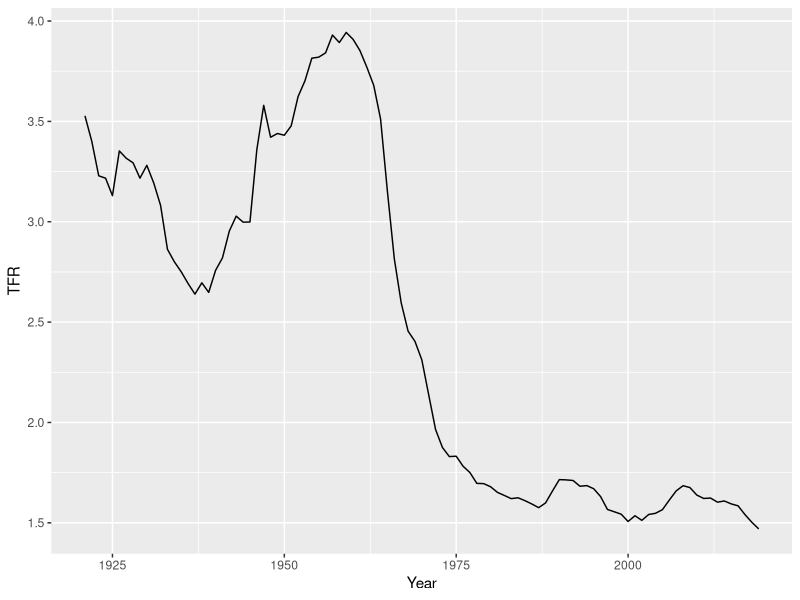
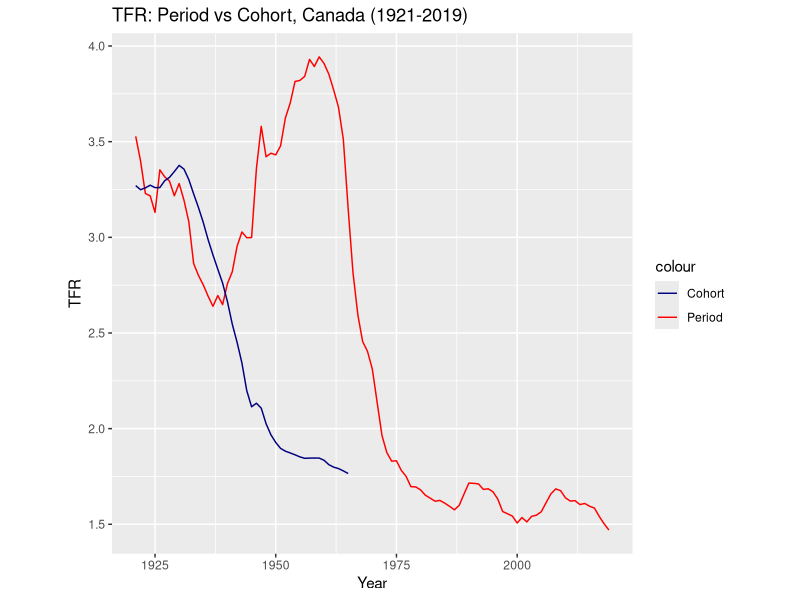
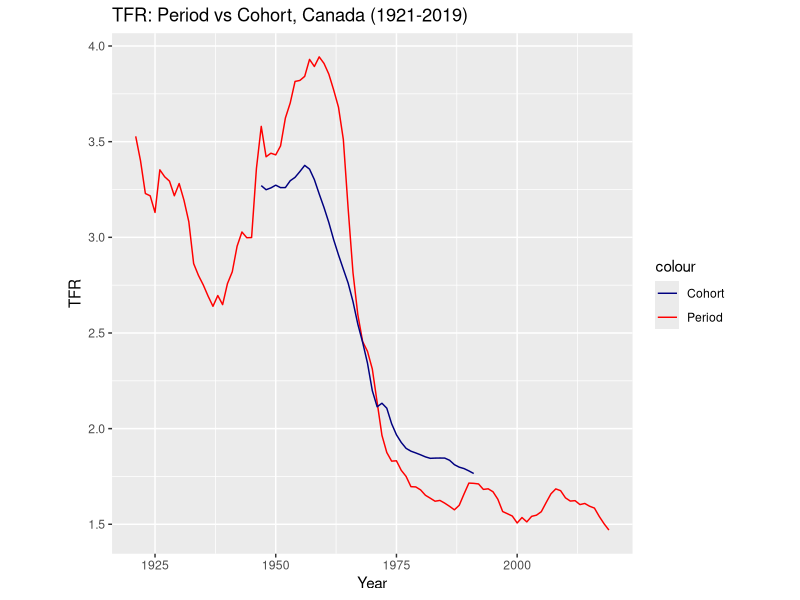

Write R code to recreate these figures, in order.

## R tutorial 3 - Fertility Period vs Cohort 
## DEMO2002 - Population dynamics
## Mar-2025

#### good practice is to load the package first ####

library(ggplot2)

#### data preparation ####
# setwd("   ")

fx<-read.table("CANasfrRR.txt",
                header=TRUE, fill=TRUE, skip=2)

fx$Age[fx$Age=="12-"] <- "12"
fx$Age[fx$Age=="55+"] <- "55"
fx$Age <- as.numeric(fx$Age)

#### calculate TFR for any given year ####

i <-  2019

fx2019 <- fx[fx$Year == i, ]
 

TFR2019 <-  sum(fx2019$ASFR)
MAC2019 <-  sum((fx2019$Age+0.5) * fx2019$ASFR)/ TFR2019
  
#### loop to calculate TFR ####

Year <- unique(fx$Year) 

TFR <- c()

for(i in Year){
  Fx <- fx[fx$Year == i,] 
  tfr_y <-   sum(Fx$ASFR)
  TFR <- c(TFR,  tfr_y)
}

TFR <- data.frame(Year, TFR)

# For the TFR we just created

ggplot(TFR, aes(x=Year,y=TFR))+geom_line()

#### Period & Cohort Comparison ####

fx2<-read.table("CANasfrVV.txt"  ,
                 header=TRUE, fill=TRUE, skip=2)

fx2$ARDY[fx2$ARDY == "12-"] <- "12"
fx2$ARDY[fx2$ARDY == "55+"] <- "55"
fx2$ARDY <- as.numeric( fx2$ARDY)

fx2$Cohort <- gsub("[+]","", fx2$Cohort)
fx2$Cohort <- gsub("[-]","", fx2$Cohort)

fx2$Cohort <- as.numeric( fx2$Cohort)

#### We are gonna look at the Cohort TFR ####

Year2 <- 1921:1965

CTFR <- c()

for (i in Year2) {
  Fx <- fx2[fx2$Cohort == i,]
  ctfr_c<- sum(Fx$ASFR)
  CTFR <- c(CTFR, ctfr_c)
}

CTFR <- data.frame(Year=1921:1965, CTFR)

#### Plotting time! ####

ggplot(TFR,aes(x=Year ,y=TFR,color="Period"))+
  geom_line()+
  theme(aspect.ratio=1)+
  geom_line(CTFR,mapping=aes(x=Year ,y=CTFR,color="Cohort"))+
  scale_color_manual(values = c("navy","red"))+
  labs(title="TFR: Period vs Cohort, Canada (1921-2019)")

ggplot(TFR,aes(x=Year ,y=TFR,color="Period"))+
  geom_line()+
  theme(aspect.ratio=1)+
  geom_line(CTFR,mapping=aes(x=Year+26 ,y=CTFR,color="Cohort"))+
  scale_color_manual(values = c("navy","red"))+
  labs(title="TFR: Period vs Cohort, Canada (1921-2019)")



